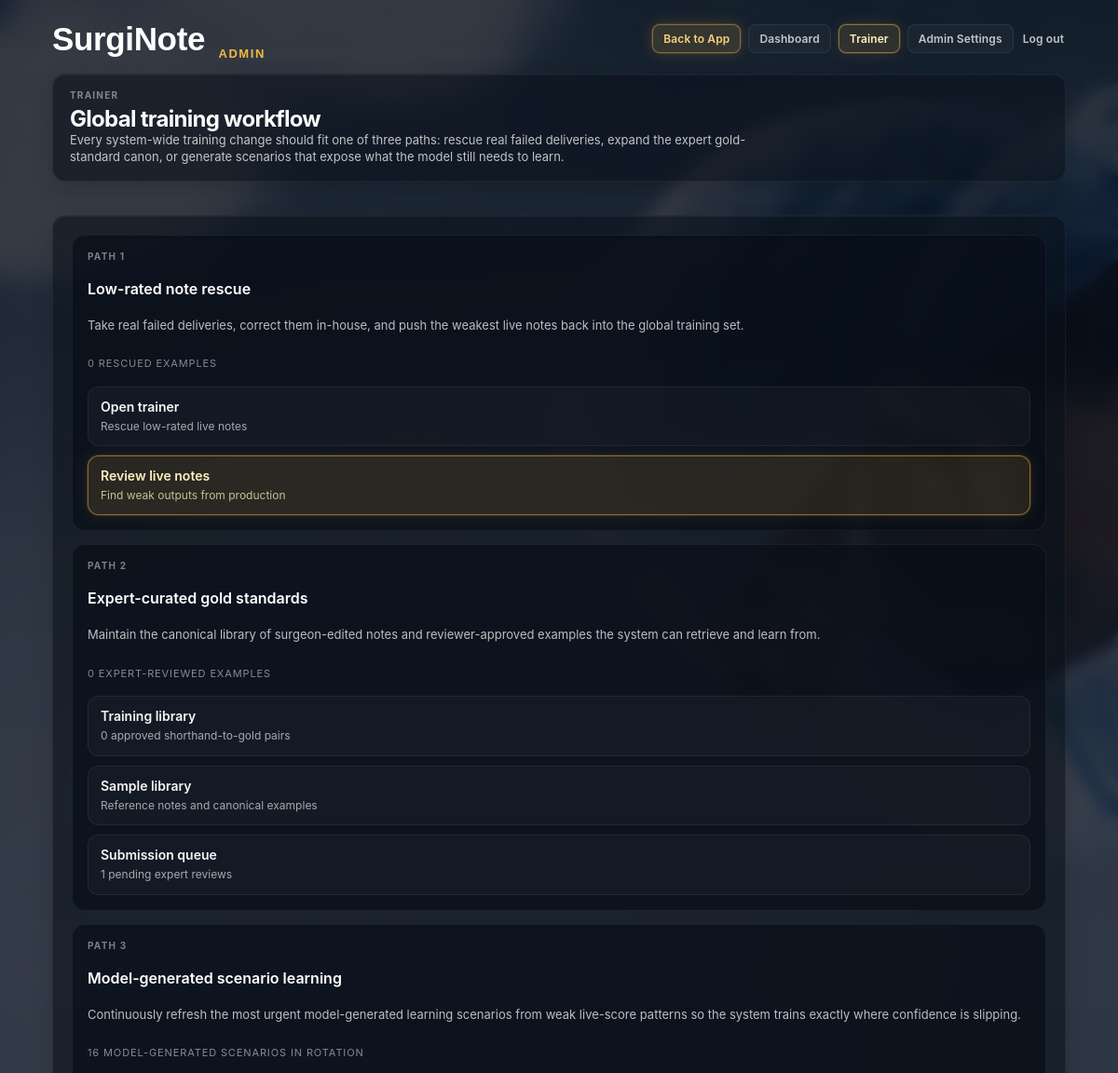
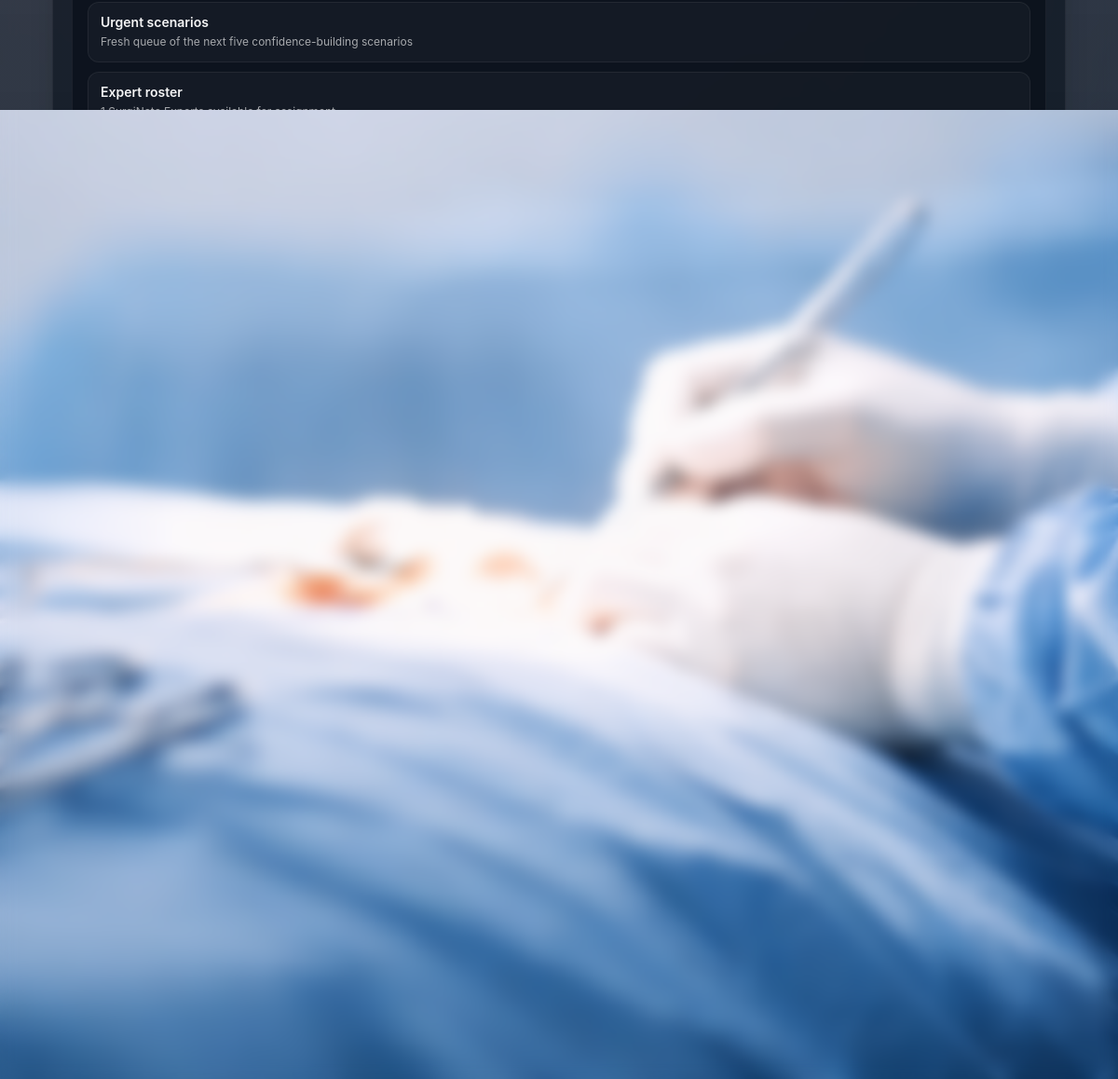
Page /admin/trainer?path=1&view=live_notes (signed in) on the committed database (2 pictures, top to bottom).
### tables this page shows
CREATE TABLE feedback (
        id INTEGER PRIMARY KEY AUTOINCREMENT,
        shorthand TEXT,
        procedure TEXT,
        rating TEXT,
        comment TEXT,
        generated_note TEXT,
        created_at TIMESTAMP DEFAULT CURRENT_TIMESTAMP
    , note_type TEXT, delivery_action TEXT, module_key TEXT, module_label TEXT, feedback_score REAL, user_id INTEGER, template_profile_name TEXT, strict_used INTEGER NOT NULL DEFAULT 0, style_used INTEGER NOT NULL DEFAULT 0, exact_block_count INTEGER NOT NULL DEFAULT 0, exact_used_count INTEGER NOT NULL DEFAULT 0, retrieved_example_count INTEGER NOT NULL DEFAULT 0, retrieval_source_summary TEXT);

CREATE TABLE users (
        id INTEGER PRIMARY KEY AUTOINCREMENT,
        email TEXT UNIQUE,
        password_hash TEXT,
        created_at TIMESTAMP DEFAULT CURRENT_TIMESTAMP
    , phone TEXT, is_admin INTEGER NOT NULL DEFAULT 0, is_expert INTEGER NOT NULL DEFAULT 0, first_name TEXT, last_name TEXT, credential_title TEXT);

### app.py (the view, shortened to what this page needs)
@app.route("/admin/trainer")
@require_admin_auth
def admin_trainer():
    prefill_feedback = None
    feedback_id = request.args.get("feedback_id")
    selected_path = (request.args.get("path") or "1").strip()
    selected_training_view = (request.args.get("view") or "").strip()
    error = request.args.get("error")
    created = request.args.get("created")
    if selected_path not in {"1", "2", "3"}:
        selected_path = "1"
    default_views = {
        "1": "trainer",
        "2": "training_library",
        "3": "urgent_scenarios",
    }
    if not selected_training_view:
        selected_training_view = default_views[selected_path]
    if feedback_id and str(feedback_id).isdigit():
        prefill_feedback = _fetch_feedback_prefill(int(feedback_id))
    conn = get_conn()
    cur = conn.cursor()
    training_guide = _build_admin_training_guide(cur)
    recent_feedback = _fetch_admin_recent_feedback(
        cur,
        low_only=request.args.get("low_only") == "1",
        search=(request.args.get("q") or "").strip(),
        note_type=(request.args.get("note_type") or "").strip(),
    ) if selected_path == "1" and selected_training_view == "live_notes" else []
    expert_users = _expert_user_rows() if selected_path == "3" and selected_training_view == "trainer_roster" else []
    urgent_scenarios = _top_urgent_scenarios(cur, limit=5) if selected_path == "3" and selected_training_view == "trainer_roster" else []
    expert_requests = []
    conn.close()
    selected_training_link = None
    for lane in training_guide:
        if lane["eyebrow"] != f"Path {selected_path}":
            continue
        selected_training_link = next(
            (link for link in lane["links"] if link.get("view") == selected_training_view),
            lane["links"][0] if lane["links"] else None,
        )
        if selected_training_link and not selected_training_view:
            selected_training_view = selected_training_link.get("view", "")
        break
    return render_template(
        "admin.html",
        specialty_options=SPECIALTY_OPTIONS,
        training_statuses=TRAINING_STATUSES,
        prefill_feedback=prefill_feedback,
        training_guide=training_guide,
        selected_training_path=selected_path,
        selected_training_view=selected_training_view,
        selected_training_link=selected_training_link,
        recent_feedback=recent_feedback,
        low_only=request.args.get("low_only") == "1",
        search_query=(request.args.get("q") or "").strip(),
        selected_note_type=(request.args.get("note_type") or "").strip(),
        note_type_choices=NOTE_TYPE_CHOICES,
        expert_users=expert_users,
        expert_requests=expert_requests,
        urgent_scenarios=urgent_scenarios,
        curriculum_modules=_curriculum_modules(),
        error=error,
        created=created,
        return_to_trainer_hub=selected_path == "3" and selected_training_view == "trainer_roster",
    )

### app.py (called while the page is built)
def require_admin_auth(f):
    @wraps(f)
    def decorated(*args, **kwargs):
        if session.get("admin_authed") or session.get("is_admin_user"):
            return f(*args, **kwargs)
        return redirect(url_for("admin_login"))
    return decorated

def _user_full_name(user):
    if not user:
        return ""
    first_name = (user.get("first_name") or "").strip() if isinstance(user, dict) else (user["first_name"] or "").strip() if "first_name" in user.keys() else ""
    last_name = (user.get("last_name") or "").strip() if isinstance(user, dict) else (user["last_name"] or "").strip() if "last_name" in user.keys() else ""
    return " ".join(part for part in [first_name, last_name] if part)

def _user_display_with_title(user):
    if not user:
        return ""
    full_name = _user_full_name(user)
    credential_title = (user.get("credential_title") or "").strip() if isinstance(user, dict) else (user["credential_title"] or "").strip() if "credential_title" in user.keys() else ""
    if full_name and credential_title:
        title_display = "Student" if credential_title.lower() == "student" else credential_title
        return f"{full_name}, {title_display}"
    return full_name or "Unknown user"

def _curriculum_modules():
    return GENERAL_SURGERY_MODULES

def _feedback_label(rating):
    token = str(rating or "").strip()
    if token in LEGACY_FEEDBACK_LABEL_MAP:
        return LEGACY_FEEDBACK_LABEL_MAP[token]
    try:
        numeric = int(token)
    except (TypeError, ValueError):
        return "Unrated"
    return f"{numeric}/10" if 1 <= numeric <= 10 else "Unrated"

def _format_score(score, decimals=1, suffix="/10", fallback="--"):
    if score is None:
        return fallback
    try:
        numeric = float(score)
    except (TypeError, ValueError):
        return fallback
    if decimals <= 0 or numeric.is_integer():
        return f"{int(round(numeric))}{suffix}"
    return f"{numeric:.{decimals}f}{suffix}"

### db.py (called while the page is built)
def get_conn():
    conn = sqlite3.connect(DB_PATH)
    conn.row_factory = sqlite3.Row
    conn.execute("PRAGMA foreign_keys = ON")
    return conn

### templates/admin.html (shortened to what this page needs)
<!DOCTYPE html>
<html>
<head>
  <link rel="stylesheet" href="/static/style.css" />
</head>
<body class="app-page">
  <div class="app-overlay">
    <main class="app-shell">
      {% include "_admin_header.html" %}
      <section class="trainer-layout">
        <div class="trainer-main">
          <section class="app-card trainer-toolbar">
            <div class="trainer-toolbar-copy">
              <div class="card-label">Trainer</div>
              <h1 class="admin-console-title">Global training workflow</h1>
              <p class="card-helper">Every system-wide training change should fit one of three paths: rescue real failed deliveries, expand the expert gold-standard canon, or generate scenarios that expose what the model still needs to learn.</p>
            </div>
          </section>
          <section class="app-card admin-guide-card">
            <div class="admin-guide-grid">
              {% for lane in training_guide %}
                <section class="admin-guide-item admin-guide-lane">
                  <div class="card-label">{{ lane.eyebrow }}</div>
                  <div class="admin-guide-title">{{ lane.title }}</div>
                  <div class="admin-guide-helper">{{ lane.helper }}</div>
                  <div class="admin-guide-meta">{{ lane.meta }}</div>
                  <div class="admin-guide-link-list">
                    {% for link in lane.links %}
                      <a href="{{ link.href }}" class="admin-guide-link-row {% if selected_training_path == lane.eyebrow.split(' ')[1] and selected_training_view == link.view %}is-active{% endif %}">
                        <span class="admin-guide-link-label">{{ link.label }}</span>
                        <span class="admin-guide-link-meta">{{ link.meta }}</span>
                      </a>
                    {% endfor %}
                  </div>
                </section>
              {% endfor %}
            </div>
          </section>
          <section class="trainer-path-tabs" role="tablist" aria-label="Training paths">
            <a href="/admin/trainer?path=1{% if prefill_feedback %}&feedback_id={{ prefill_feedback.id }}{% endif %}" class="trainer-path-tab {% if selected_training_path == '1' %}is-active{% endif %}">Path 1</a>
            <a href="/admin/trainer?path=2{% if prefill_feedback %}&feedback_id={{ prefill_feedback.id }}{% endif %}" class="trainer-path-tab {% if selected_training_path == '2' %}is-active{% endif %}">Path 2</a>
            <a href="/admin/trainer?path=3{% if prefill_feedback %}&feedback_id={{ prefill_feedback.id }}{% endif %}" class="trainer-path-tab {% if selected_training_path == '3' %}is-active{% endif %}">Path 3</a>
          </section>
          {% if selected_training_path == "1" %}
          <section class="app-card trainer-workbench">
            <div class="trainer-workbench-header">
              <div>
                <div class="card-label">Path 1</div>
                <p class="card-helper">Low-rated note rescue: turn real failed or weak live deliveries into corrected gold examples for the core SurgiNote system.</p>
              </div>
              <div class="trainer-workbench-chip">In-house rescue</div>
            </div>
            <div class="trainer-path-tabs" role="tablist" aria-label="Path 1 views">
              <a href="/admin/trainer?path=1&view=trainer{% if prefill_feedback %}&feedback_id={{ prefill_feedback.id }}{% endif %}" class="trainer-path-tab {% if selected_training_view == 'trainer' %}is-active{% endif %}">Open trainer</a>
              <a href="/admin/trainer?path=1&view=live_notes" class="trainer-path-tab {% if selected_training_view == 'live_notes' %}is-active{% endif %}"></a>
            </div>
            {% if selected_training_view == "live_notes" %}
            <section class="admin-notes-card">
              <div class="admin-section-head">
                <div>
                  <div class="card-label">Recent live notes</div>
                  <p class="card-helper">Review the latest rated notes, find weak outputs fast, and push them straight into training.</p>
                </div>
              </div>
              <form method="GET" class="admin-notes-filter-row">
                <input
                  type="text"
                  name="q"
                  value="{{ search_query }}"
                  class="admin-input"
                  placeholder="Search shorthand, module, note text, or user"
                />
                <select name="note_type" class="app-select admin-input">
                  <option value="">All note types</option>
                </select>
                <label class="templates-toggle-row admin-inline-toggle">
                  <input type="checkbox" name="low_only" value="1" {% if low_only %}checked{% endif %} />
                  <span class="templates-toggle-copy">Scores below 7 only</span>
                </label>
                <button type="submit" class="secondary-action">Apply</button>
              </form>
              <div class="admin-table-wrap">
                <table class="admin-table admin-health-table">
                  <thead>
                    <tr>
                      <th>When</th>
                      <th>User</th>
                      <th>Note</th>
                      <th>Input</th>
                      <th>Rating</th>
                      <th>Signals</th>
                      <th></th>
                    </tr>
                  </thead>
                  <tbody>
                    {% for row in recent_feedback %}
                      <tr>
                        <td>{{ row.created_at }}</td>
                        <td>
                          <div>{{ row.user_display_name or "Unknown user" }}</div>
                          <div class="admin-table-note-meta">{{ row.user_phone or row.user_email or "No phone on file" }}</div>
                        </td>
                        <td>
                          <div class="admin-table-note-meta">{{ row.note_type.replace("_", " ").title() if row.note_type else "Unknown" }}</div>
                          <div>{{ row.module_label or "Unmapped module" }}</div>
                        </td>
                        <td class="admin-table-note">{{ row.shorthand or "No shorthand captured." }}</td>
                        <td>
                          <div class="admin-rating-badge {% if row.feedback_score < 5 %}is-low{% elif row.feedback_score < 8 %}is-mid{% else %}is-high{% endif %}">
                            {{ row.rating_label }}
                          </div>
                          <div class="admin-table-note-meta">{{ row.feedback_score_display }}</div>
                        </td>
                        <td>
                          <div class="admin-live-signal-list">
                            {% if not row.strict_used and not row.style_used and not row.exact_used_count and not row.retrieved_example_count %}
                              <span class="admin-table-note-meta">No teaching layers applied</span>
                            {% endif %}
                          </div>
                        </td>
                        <td class="admin-table-action-cell">
                          <a href="/admin/trainer?path=1&view=trainer&feedback_id={{ row.id }}" class="admin-row-action-link">Train from note</a>
                        </td>
                      </tr>
                    {% else %}
                      <tr>
                        <td colspan="7" class="structured-empty">No rated notes match the current filters yet.</td>
                      </tr>
                    {% endfor %}
                  </tbody>
                </table>
              </div>
            </section>
            {% endif %}
          </section>
          {% endif %}
        </div>
      </section>
    </main>
    {% include "_site_footer.html" %}
  </div>
</body>
</html>

### templates/_admin_header.html
<header class="app-header">
  <div class="app-brand">
    <a href="/admin" class="brand-link brand-logo brand-logo-white">
      SurgiNote <span class="brand-beta">Admin</span>
    </a>
  </div>
  <div class="app-header-links">
    <a href="/app" class="app-header-link-button app-header-link-button-admin">Back to App</a>
    <a href="/admin" class="app-header-link-button {% if request.path == '/admin' %}is-active{% endif %}">Dashboard</a>
    <a href="/admin/trainer" class="app-header-link-button {% if request.path.startswith('/admin/trainer') or request.path.startswith('/admin/scenarios') or request.path.startswith('/admin/trainers') or request.path.startswith('/admin/training-library') or request.path.startswith('/admin/sample-library') %}is-active{% endif %}">Trainer</a>
    <a href="/admin/settings" class="app-header-link-button {% if request.path.startswith('/admin/settings') or request.path.startswith('/admin/user-access') %}is-active{% endif %}">Admin Settings</a>
    <a href="/logout" class="app-logout">Log out</a>
  </div>
</header>

### templates/_site_footer.html
<footer class="site-footer">
  <div class="site-footer-links">
    <a href="/terms">Terms &amp; Conditions</a>
    <a href="/privacy">Privacy Policy</a>
  </div>
  <div class="site-footer-copyright">Copyright SurgiNote, LLC 2026</div>
</footer>

### rows in the picture
feedback: created_at "2026-03-17 18:55:35", user_display_name "Eric Adams, MD", phone "+13059729109", note_type.replace "Consult Note", module_label "Appendicitis Consult", shorthand "appy consult rlq pain", strict_used "No teaching layers applied"
feedback: created_at "2026-03-17 18:50:39", user_display_name "Eric Adams, MD", phone "+13059729109", module_label "Appendicitis Consult", shorthand "appy consult rlq pain", feedback_score_display "8/10", strict_used "No teaching layers applied"
feedback: created_at "2026-03-17 18:41:55", user_display_name "Eric Adams, MD", phone "+13059729109", module_label "Appendicitis Consult", shorthand "34yoM no PMH here w/ 18h LQ pain, nausea, anorexia. CT uncomplicated appy. WBC 14. Mild LQ ttp no diffuse peritonitis. Admit, NPO, ceftriaxone/Flagyl, lap appy in AM.", rating_label "7/10", feedback_score_display "7/10", strict_used "No teaching layers applied"

### other values in the picture
{{ lane.eyebrow }} "PATH 1" "PATH 2" "PATH 3"
{{ lane.title }} "Low-rated note rescue" "Expert-curated gold standards" "Model-generated scenario learning"
{{ lane.helper }} "Take real failed deliveries, correct them in-house, and push the weakest live notes back into the global training set." "Maintain the canonical library of surgeon-edited notes and reviewer-approved examples the system can retrieve and learn from." "Continuously refresh the most urgent model-generated learning scenarios from weak live-score patterns so the system trains exactly where confidence is slipping."
{{ lane.meta }} "0 RESCUED EXAMPLES" "0 EXPERT-REVIEWED EXAMPLES" "16 MODEL-GENERATED SCENARIOS IN ROTATION"
{{ link.label }} "Open trainer" "Review live notes" "Training library" "Sample library" "Submission queue" "Urgent scenarios" "Expert roster"
{{ link.meta }} "Rescue low-rated live notes" "Find weak outputs from production" "0 approved shorthand-to-gold pairs" "Reference notes and canonical examples" "1 pending expert reviews" "Fresh queue of the next five confidence-building scenarios" "1 SurgiNote Experts available for assignment"
